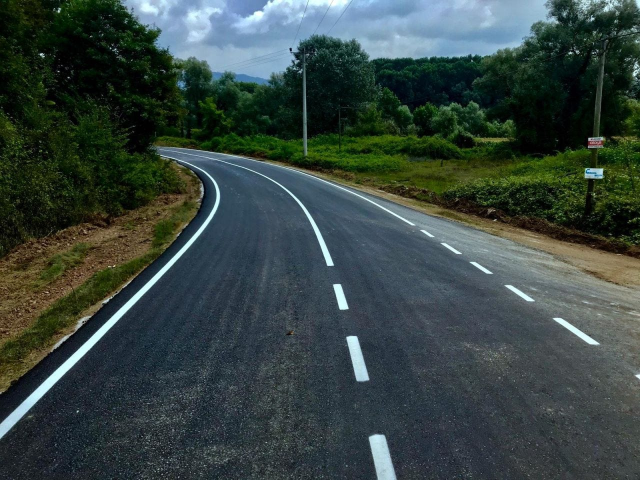
#> input picture resources/Road.jpg, 1280 x 960 px, given in place of the camera (shown at 1/2 size)
$ python color_detection.py
#> lines starting #> are read from the running program, lines starting #| are printed output that depends on the picture; after the words box and inside, x2 and y2 are one past the last pixel; in counts of white or black regions, pixels touching at a corner belong together
"""Color detection in HSV space with live trackbars to tune the color range."""

import cv2
import numpy as np

FRAME_WIDTH = 640
FRAME_HEIGHT = 480


def empty(_):
    """Dummy callback required by cv2.createTrackbar."""
    pass


cap = cv2.VideoCapture(0)  # 0 = default webcam
cap.set(cv2.CAP_PROP_FRAME_WIDTH, FRAME_WIDTH)
cap.set(cv2.CAP_PROP_FRAME_HEIGHT, FRAME_HEIGHT)

# Window with trackbars for the lower/upper HSV limits
# Note: in OpenCV, Hue ranges from 0-179, Saturation and Value from 0-255
cv2.namedWindow("HSV")
cv2.resizeWindow("HSV", 640, 240)
cv2.createTrackbar("Hue Min", "HSV", 0, 179, empty)
#> slider 'Hue Min' is set to 35
cv2.createTrackbar("Hue Max", "HSV", 179, 179, empty)
cv2.createTrackbar("Sat Min", "HSV", 0, 255, empty)
#> slider 'Sat Min' is set to 51
cv2.createTrackbar("Sat Max", "HSV", 255, 255, empty)
cv2.createTrackbar("Value Min", "HSV", 0, 255, empty)
#> slider 'Value Min' is set to 51
cv2.createTrackbar("Value Max", "HSV", 255, 255, empty)

while True:
    success, img = cap.read()
#> img is the input picture: shape (960, 1280, 3); mean B, G, R 65.4, 68.7, 55.2
    if not success:
        break

    img = cv2.resize(img, (FRAME_WIDTH, FRAME_HEIGHT))
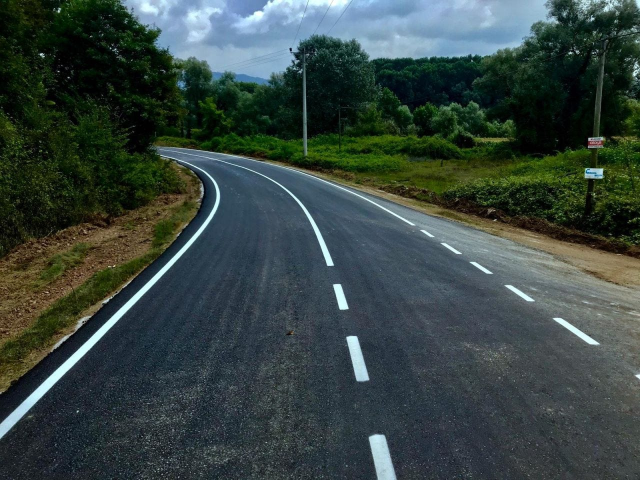
#> img: shape (480, 640, 3); mean B, G, R 65.5, 68.9, 55.3

    # HSV makes it much easier to select a color than BGR
    img_hsv = cv2.cvtColor(img, cv2.COLOR_BGR2HSV)
#> img_hsv: shape (480, 640, 3); mean H, S, V 79.7, 112.2, 75.9

    # Read the current trackbar positions
    h_min = cv2.getTrackbarPos("Hue Min", "HSV")
    h_max = cv2.getTrackbarPos("Hue Max", "HSV")
    s_min = cv2.getTrackbarPos("Sat Min", "HSV")
    s_max = cv2.getTrackbarPos("Sat Max", "HSV")
    v_min = cv2.getTrackbarPos("Value Min", "HSV")
    v_max = cv2.getTrackbarPos("Value Max", "HSV")

    lower = np.array([h_min, s_min, v_min])
    upper = np.array([h_max, s_max, v_max])

    # Mask: white where the pixel is inside the range, black otherwise
    mask = cv2.inRange(img_hsv, lower, upper)
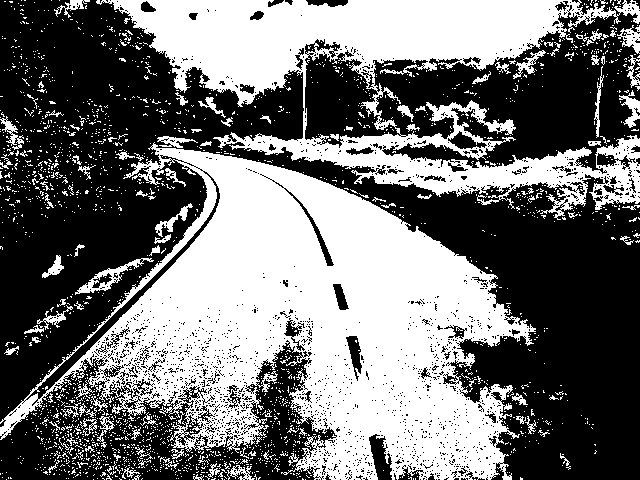
#> mask: shape (480, 640); 45.1% white; 2169 white regions (2059 under 20 px), largest, box (x1, y1, x2, y2) and area: (0, 142, 536, 480) 82766, (96, 0, 640, 220) 42448, (75, 258, 154, 295) 592

    # Keep only the pixels of the original image that are inside the mask
    result = cv2.bitwise_and(img, img, mask=mask)
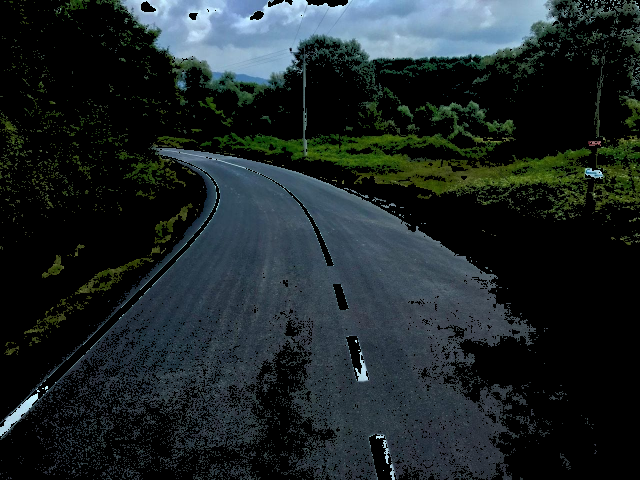
#> result: shape (480, 640, 3); mean B, G, R 40, 38.2, 29.4

    # Convert the mask to 3 channels so it can be stacked with the color images
    mask_bgr = cv2.cvtColor(mask, cv2.COLOR_GRAY2BGR)
    img_stack = np.hstack([img, mask_bgr, result])
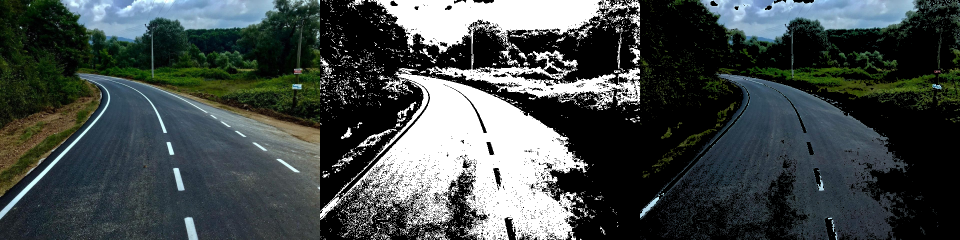
#> img_stack: shape (480, 1920, 3) (shown at 1/2 size); mean B, G, R 73.5, 74, 66.5

    # [4 lines of commented-out code are left out]
    cv2.imshow("Original | Mask | Result", img_stack)

    # Press 'q' to quit
    if cv2.waitKey(1) & 0xFF == ord('q'):
#> (key q is pressed here)
        break

cap.release()
cv2.destroyAllWindows()
